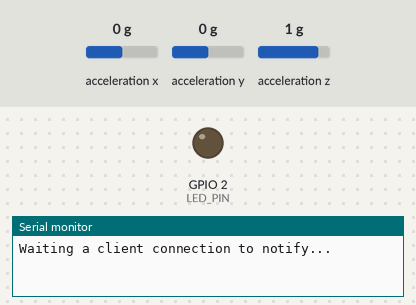
Recording of a sketch running on a simulated ESP32. On the bench: output pins drawn as LEDs (lit = HIGH), the last lines printed to the serial monitor. Wiring (inferred from the names in the program): ADXL345 accelerometer at I2C address 0x53. The inputs (shaded band) are chosen by the test bench; at power-on: acceleration x 0 g, acceleration y 0 g, acceleration z 1 g. Nothing arrives over Bluetooth unless stated; a phone connects over Bluetooth LE 3 s after start.

Above: at 0.1 s.
At 3.2 s:
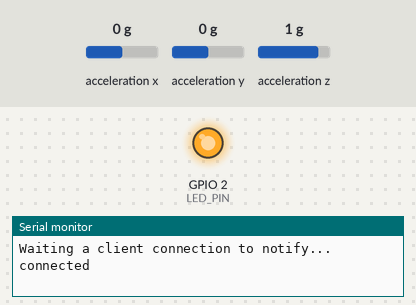
Timing chart, 0 to 4.7 s (numbered marks = the images above):
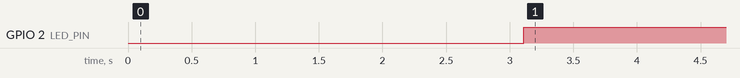

The sketch:

ESP32_sensor_BLE.ino
```cpp
// modify these two parameters for different modes and device name
#define DEVICE_NAME "coachP_il"
#define MODE 2
/**
  --- device name ---
  coachP_wl
  coachP_wr
  coachP_il
  coachP_ir

  --- mode ---
  0 for test
  1 for weight
  2 for imu
*/

#include <BLEDevice.h>
#include <BLEServer.h>
#include <BLEUtils.h>
#include <BLE2902.h>

#if MODE == 1
#include "weight.h"
#elif MODE == 2
#include "imu.h"
#endif

#define LED_PIN 2

// See the following for generating UUIDs:
// https://www.uuidgenerator.net/

#define SERVICE_UUID "4fafc201-1fb5-459e-8fcc-c5c9c331914b"
#if MODE == 1
#define CHAR_UUID    "cfbacaaa-0e61-4feb-9601-edb8f5def59c" // for weight
#elif MODE == 2
#define CHAR_UUID   "5bb7d416-9fdc-4931-a8e1-4b8c884b2216" // for imu
#endif

BLEServer *pServer = NULL;
BLECharacteristic *pCharacteristic = NULL;
bool deviceConnected = false;
bool oldDeviceConnected = false;


#if MODE == 0
uint8_t test = 0;
void send_test(uint8_t *pw){
  pCharacteristic->setValue((uint8_t *)pw, 4);
  pCharacteristic->notify();
}
#elif MODE == 1 //weight
float weight = 0;
void read_send_weight(){
  read_weight(&weight);
  uint8_t buffer[4];
  memcpy(buffer, &weight, sizeof(weight));
  pCharacteristic->setValue(buffer, 4);
}
#elif MODE == 2
void read_send_imu(){
  float all = read_abs_acc();
  uint8_t value = all > moving_threshold ? 1 : 0;
  pCharacteristic->setValue(&value, 1);
}
#endif


class MyServerCallbacks : public BLEServerCallbacks {
  void onConnect(BLEServer *pServer) {
    deviceConnected = true;
    BLEDevice::startAdvertising();
  };

  void onDisconnect(BLEServer *pServer) {
    deviceConnected = false;
  }
};


void setup() {
  Serial.begin(115200);

#if MODE == 1
  weight_setup();
#elif MODE == 2
  imu_wire_setup();
#endif

  // Create the BLE Device
  BLEDevice::init(DEVICE_NAME);

  // Create the BLE Server
  pServer = BLEDevice::createServer();
  pServer->setCallbacks(new MyServerCallbacks());

  // Create the BLE Service
  BLEService *pService = pServer->createService(SERVICE_UUID);

  // Create a BLE Characteristic
  pCharacteristic = pService->createCharacteristic(
    CHAR_UUID,
    BLECharacteristic::PROPERTY_READ | BLECharacteristic::PROPERTY_WRITE | BLECharacteristic::PROPERTY_NOTIFY | BLECharacteristic::PROPERTY_INDICATE
  );

  // https://www.bluetooth.com/specifications/gatt/viewer?attributeXmlFile=org.bluetooth.descriptor.gatt.client_characteristic_configuration.xml
  // Create a BLE Descriptor
  pCharacteristic->addDescriptor(new BLE2902());

  // Start the service
  pService->start();

  // Start advertising
  BLEAdvertising *pAdvertising = BLEDevice::getAdvertising();
  pAdvertising->addServiceUUID(SERVICE_UUID);
  pAdvertising->setScanResponse(false);
  pAdvertising->setMinPreferred(0x0);  // set value to 0x00 to not advertise this parameter
  BLEDevice::startAdvertising();
  Serial.println("Waiting a client connection to notify...");

  pinMode(LED_PIN, OUTPUT);
  digitalWrite(LED_PIN, LOW);
}

void loop() {
  // when connected
  if (deviceConnected) {
#if MODE == 0
    send_test(&test);
    test++;

#elif MODE == 1
    read_send_weight();

#elif MODE == 2
    read_send_imu();

#endif
    delay(100);
  }

  // disconnecting
  if (!deviceConnected && oldDeviceConnected) {
    delay(500);                   // give the bluetooth stack the chance to get things ready
    pServer->startAdvertising();  // restart advertising
    Serial.println("start advertising");
    oldDeviceConnected = deviceConnected;
    digitalWrite(LED_PIN, LOW);
  }
  // connecting
  if (deviceConnected && !oldDeviceConnected) {
#if MODE == 1
    tare();
#endif
    Serial.println("connected");
    oldDeviceConnected = deviceConnected;
    digitalWrite(LED_PIN, HIGH);
  }
}
```

imu.h
```cpp
#include <Wire.h>  // Wire library - used for I2C communication
int ADXL345 = 0x53; // The ADXL345 sensor I2C address

// user parameters
float moving_threshold = 1.02;

void imu_wire_setup() {
  // Initiate serial communication
  // Serial.begin(9600);

  // Initiate the Wire library
  Wire.begin();

  // Set ADXL345 in measuring mode
  Wire.beginTransmission(ADXL345); // Start communicating with the device
  Wire.write(0x2D); // Access/ talk to POWER_CTL Register - 0x2D
  // Enable measurement
  Wire.write(8); // (8dec -> 0000 1000 binary) Bit D3 High for measuring enable
  Wire.endTransmission();
  delay(10);
}

// void loop() {
//   float all = read_abs_acc();
//   Serial.print(" all= ");
//   Serial.print(all);
//   Serial.print(" ");
//   Serial.print(all > moving_threshold);
//   Serial.println();
//   // int print = read_xyz();
//   // Serial.println(print);
//   delay(100);
// }

float read_abs_acc(){ // read accellometer value
  int16_t x, y, z;
  float X_out, Y_out, Z_out;  // Outputs
  // === Read acceleromter data === //
  Wire.beginTransmission(ADXL345);
  Wire.write(0x32); // Start with register 0x32 (ACCEL_XOUT_H)
  Wire.endTransmission(false);
  Wire.requestFrom(ADXL345, 6, true); // Read 6 registers total, each axis value is stored in 2 registers
  x = Wire.read()| (Wire.read() << 8); // X-axis value
  X_out = ((float)x)/256; //For a range of +-2g, we need to divide the raw values by 256, according to the datasheet
  y = Wire.read()| (Wire.read() << 8); // Y-axis value
  Y_out = ((float)y)/256;
  z = Wire.read()| (Wire.read() << 8); // Z-axis value
  Z_out = ((float)z)/256;
  return sqrt(pow(X_out,2)+pow(Y_out,2)+pow(Z_out,2));
}
```

Measured:
- by itself, GPIO 2 (LED_PIN): LOW → HIGH at 3.1 s
